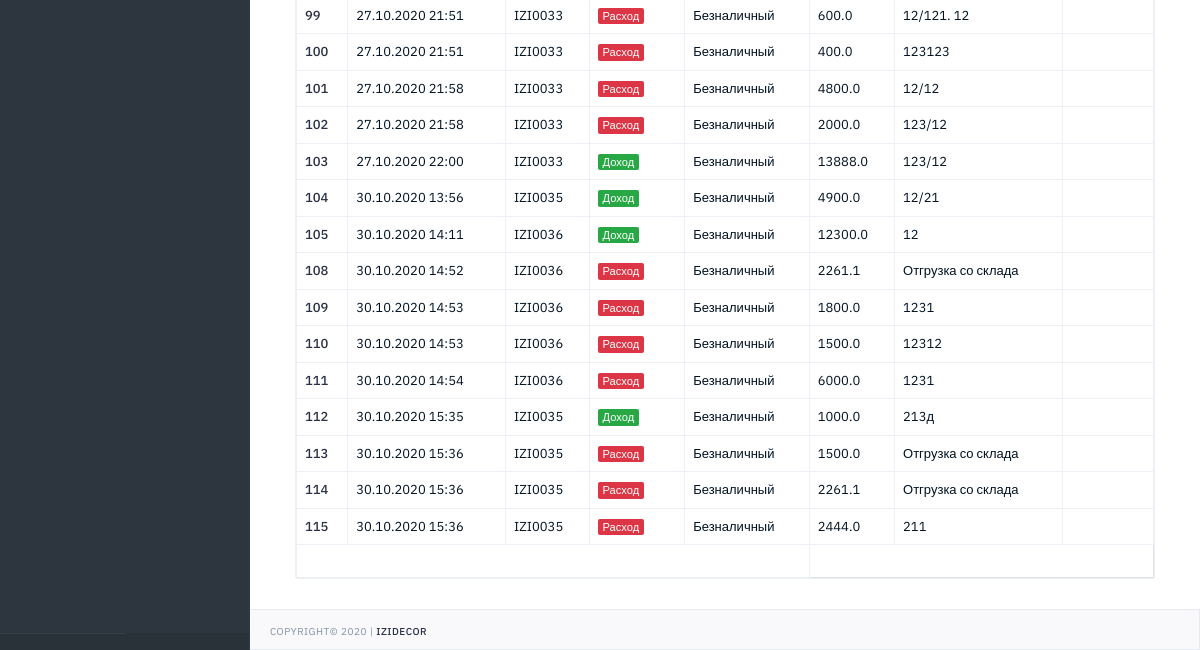
The page /izi/payments/list/ (signed in, lower part) on the database as committed earlier.
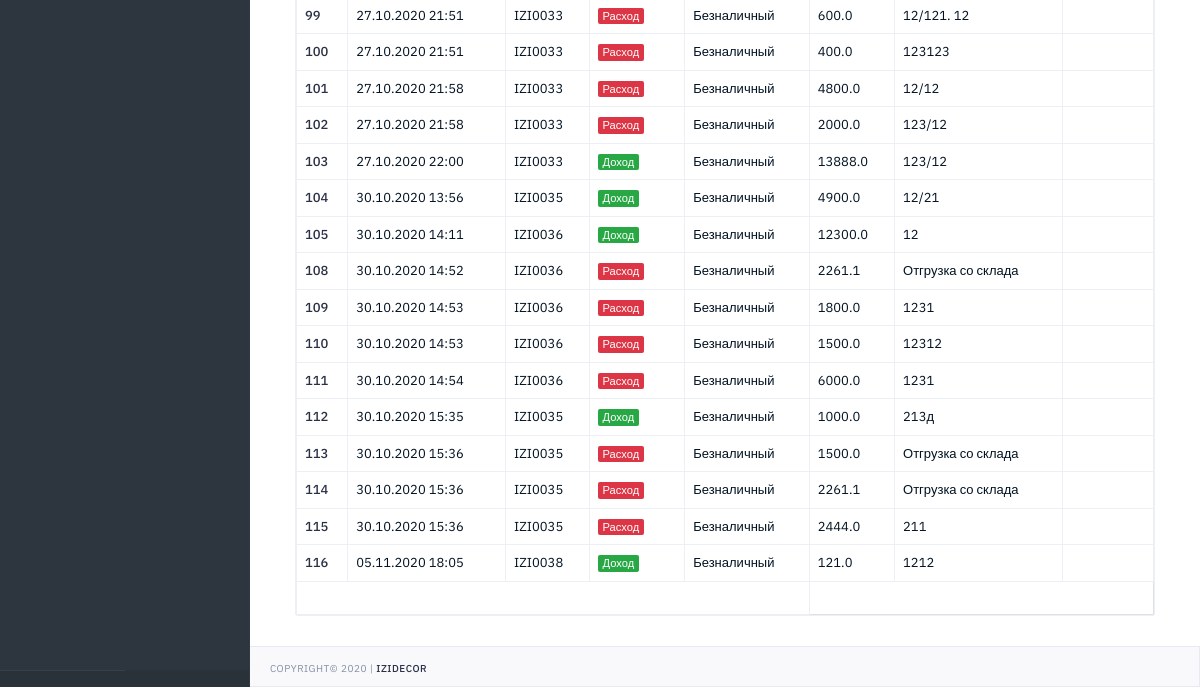
The same page on the database as committed later.
### orders/models.py (models this page shows, shortened)
class Payment(models.Model):
    TYPE_P = (
        (0, 'Доход'),
        (1, 'Расход'),
    )
    TYPE_PAYMENTS = (
        (0, 'Первичный аванс'),
        (1, 'Платеж'),
    )
    TYPE_MONEY = (
        (0, 'Безналичный'),
        (1, 'Наличный'),
    )
    name = models.CharField(verbose_name='Платеж', max_length=100, blank=True)
    category = models.ForeignKey(PaymentCategory, null=True, blank=True, on_delete=models.CASCADE, verbose_name='Категория')
    order = models.ForeignKey(Order, null=True, blank=True, on_delete=models.CASCADE, verbose_name='Заказ')
    customer = models.ForeignKey(Customer, null=True, blank=True, on_delete=models.CASCADE, verbose_name='Покупатель')
    type_money = models.IntegerField(verbose_name="Тип платежа", choices=TYPE_MONEY, default=0)
    price = models.FloatField(verbose_name="Сумма платежа", max_length=100, default=0)
    receipt = models.CharField(verbose_name='Чек', max_length=100)
    user = models.ForeignKey(User, on_delete=models.CASCADE, verbose_name='Пользователь', blank=True, null=True)
    date_created = models.DateTimeField(verbose_name='Дата создания', auto_now_add=True, null=True, blank=True)

class Order(models.Model):
    STATUS_V = (
        (0, 'Запланирован'),
        (1, 'КП подготовлено'),
        (2, 'КП утверждено'),
        (3, 'Договор подготовлен'),
        (4, 'Договор подписан'),
        (5, 'Аванс получен'),
        (6, 'Материалы заказаны'),
        (7, 'Материалы оплачены'),
        (8, 'Материалы отгружены'),
        (9, 'Работы заказаны'),
        (10, 'Заказ выдан'),
        (11, 'Архив'),
    )
    STATUS_CSS = (
        (0, 'secondary'),
        (1, 'secondary'),
        (2, 'secondary'),
        (3, 'info'),
        (4, 'info'),
        (5, 'primary'),
        (6, 'primary'),
        (7, 'primary'),
        (8, 'primary'),
        (9, 'primary'),
        (10, 'success'),
        (11, 'warning'),
    )
    STATUS_P = (
        (0, 0),
        (1, 10),
        (2, 20),
        (3, 30),
        (4, 40),
        (5, 50),
        (6, 60),
        (7, 70),
        (8, 80),
        (9, 90),
        (10, 100),
        (11, 0)
    )
    STATUS_V_T = (
        (0, 'Не заказаны'),
        (1, 'Заказаны'),
        (2, 'Оплачены'),
        (3, 'Отгружены'),
    )
    STATUS_V_D = (
        (0, 'Нет скидки'),
        (1, 'Не согласована'),
        (2, 'Согласована'),
        (3, 'Отказано'),
    )
    STATUS_V_D2 = (
        (0, 'Нет скидки'),
        (1, 'Ожидание согласования'),
        (2, 'Согласована'),
        (3, 'Отказано'),
        (4, 'Частичное согласование'),
    )
    number = models.CharField(verbose_name='Номер', max_length=100, blank=True, null=True, default=GetCountOrder)
    status = models.IntegerField(verbose_name='Статус', choices=STATUS_V, default=0)
    status_css = models.IntegerField(verbose_name='Статус', choices=STATUS_CSS, default=0)
    progress = models.IntegerField(verbose_name='Прогресс', choices=STATUS_P, default=0)
    textile_state = models.IntegerField(verbose_name='Состояние по текстилю', choices=STATUS_V_T, default=0)
    cornice_state = models.IntegerField(verbose_name='Состояние по карнизам', choices=STATUS_V_T, default=0)
    work_state = models.IntegerField(verbose_name='Состояние по работам', choices=STATUS_V_T, default=0)
    discount_status = models.IntegerField(verbose_name='Общий статус скидки', choices=STATUS_V_D2, default=0)
    discount_t = models.FloatField(verbose_name='Скидка к текстилю', max_length=100, blank=True, null=True, default=1)
    discount_t_s = models.IntegerField(verbose_name='Статус скидки', choices=STATUS_V_D, default=0)
    discount_c = models.FloatField(verbose_name='Скидка к карнизам', max_length=100, blank=True, null=True, default=1)
    discount_c_s = models.IntegerField(verbose_name='Статус скидки', choices=STATUS_V_D, default=0)
    discount_w = models.FloatField(verbose_name='Скидка к работам', max_length=100, blank=True, null=True, default=1)
    discount_w_s = models.IntegerField(verbose_name='Статус скидки', choices=STATUS_V_D, default=0)
    discount_view = models.IntegerField(verbose_name='Просмотр скидки', default=0)
    date_created = models.DateTimeField(verbose_name='Дата создания', auto_now_add=True, null=True)
    date_finished = models.DateField(verbose_name='Дата исполнения', blank=True, null=True)
    user = models.ForeignKey(User, on_delete=models.CASCADE, verbose_name='Пользователь', blank=True, null=True)
    user_view = models.IntegerField(verbose_name='Просмотр', default=0)

class PaymentCategory(models.Model):
    TYPE_P = (
        (0, 'Доход'),
        (1, 'Расход'),
    )
    name = models.CharField(verbose_name='Категория платежа', max_length=100, blank=True)
    type_p = models.IntegerField(verbose_name="Вид", choices=TYPE_P, default=0)

### common/views.py (the view)
# urls.py: path('payments/list/', PaymentsList, name="payments_list"),
@login_required(login_url='login')
def PaymentsList(request):
    qs = Payment.objects.filter(user=request.user)
    return render(request, 'common/payments.html', context={'qs': qs})

### main/template_tags/custom_tags.py (called while the page is built)
@register.filter(name='has_group')
def has_group(user, group_name):
    return user.groups.filter(name=group_name).exists()

@register.simple_tag()
def get_new_orders():
    result = Order.objects.filter(status__gte=5, user_view=0).count()
    return result

@register.simple_tag()
def get_discount():
    result = Order.objects.filter(status__lte=3, discount_status=1, discount_view=0).count()
    return result

@register.simple_tag()
def get_finish_orders():
    result = Order.objects.filter(status=9).count()
    return result

### common/templates/common/payments.html (shortened to what this page needs)
{% extends "main/base.html" %}
{% block body_content %}
                     <div class="col-md-12 col-lg-12">
                        <div class="card mg-b-30">
                           <div class="card-body pd-0">
                              <table id="foo-filtering" class="table table-bordered table-hover toggle-circle" data-page-size="50">
                                 <tbody>
                                    {% for q in qs %}
                                        <tr class="odd gradeX">
                                            <td><a href="">{{q.id}}</a></td>
                                            <td>{{q.date_created|date:'d.m.Y H:i'}}</td>
                                            <td>{{ q.order.number }}</td>
                                            <td>
                                                {% if q.category.type_p == 0 %}
                                                    <span class="badge badge-success">{{ q.category.get_type_p_display }}</span>
                                                {%else%}
                                                    <span class="badge badge-danger">{{ q.category.get_type_p_display }}</span>
                                                {%endif%}
                                            </td>
                                            <td>{{ q.get_type_money_display }}</td>
                                            <td>{{ q.price }}</td>
                                            <td>{{ q.receipt }}</td>
                                            <td class="tx-right">
                                                <a href=""  title="" data-toggle="tooltip" data-original-title="Изменить"></a>
                                            </td>
                                        </tr>
                                    {% endfor %}
                                 </tbody>
                                 <tfoot>
                                    <tr>
                                       <td colspan="5">
                                       </td>
                                    </tr>
                                 </tfoot>
                              </table>
                           </div>
                        </div>
                     </div>
{% endblock %}

### main/templates/main/base.html (shortened to what this page needs)
<!DOCTYPE html>
<html lang="zxx">
   <head>
      {% include 'main/main_elements/connect.html' %}
   </head>
   <body>
      <div class="page-container">
         <div class="page-sidebar">
            {% include 'main/main_elements/footer.html' %}
         </div>
         <div class="page-content">
            <div class="page-inner">
               {% block body_content %}{% endblock %}
            </div>
            {% include 'main/main_elements/footer_page.html' %}
         </div>
      </div>
   </body>
</html>

### main/templates/main/main_elements/connect.html (shortened to what this page needs)
  <link type="text/css" rel="stylesheet" href="/static/main/assets/plugins/daterangepicker/daterangepicker.css"/>
  <link type="text/css" rel="stylesheet" href="/static/main/assets/plugins/chartist/chartist.css">
  <link type="text/css" rel="stylesheet" href="/static/main/assets/plugins/jqvmap/jquery-jvectormap-2.0.2.css">
  <link type="text/css" rel="stylesheet" href="/static/main/assets/css/style.css"/>
  <link rel="stylesheet" href="/static/main/assets/plugins/smartWizard/css/smart_wizard.min.css">
  <link type="text/css" rel="stylesheet" href="/static/main/assets/plugins/footable/footable.core.css">
  <link type="text/css" rel="stylesheet" href="/static/main/assets/plugins/rangeSlider/css/ion.rangeSlider.min.css"/>

### main/templates/main/main_elements/footer.html (shortened to what this page needs)
<div class="sidebar-footer">
   <a class="pull-left" href="pages-profile.html" data-toggle="tooltip" data-placement="top" data-original-title="Профиль">
   </a>
   <a class="pull-left" href="aut-signin.html" data-toggle="tooltip" data-placement="top" data-original-title="Выйти">
   </a>
</div>

### main/templates/main/main_elements/footer_page.html
<footer class="page-footer">
   <div class="pd-t-4 pd-b-0 pd-x-20">
      <div class="tx-10 tx-uppercase tx-gray-500 tx-spacing-1">
         <p class="pd-y-10 mb-0">Copyright&copy; 2020 | <a href="#" target="_blank">IziDecor</a></p>
      </div>
   </div>
</footer>

Rows that differ between the two databases and show on the page:
added Payment: id "116", date_created "05.11.2020 18:05", order.number "IZI0038", category.type_p "Доход", type_money "Безналичный", price "121.0", receipt "1212"
